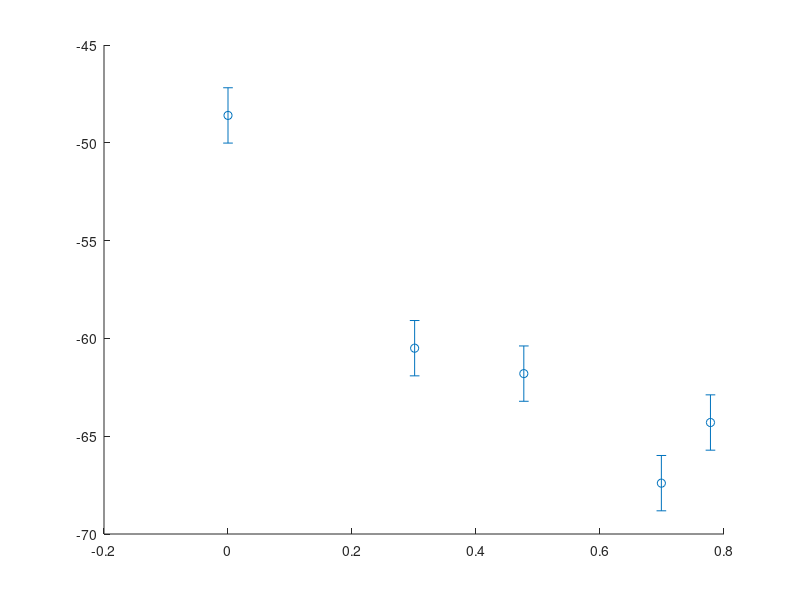

MATLAB code to generate this figure: (Note: this script raises an error after producing the figure.)
%% 1. Initialization and Data Setup
% Purpose: Clear workspace and define input data for calibration and
% trilateration, including RSSI measurements, anchor positions, and true
% position.
% Inputs: None (hardcoded example data).
% Outputs: 
%   - rssi_data: Calibration RSSI for each AP at specified distances.
%   - distances, log_distances: Calibration distances (meters) and their log10.
%   - rssi_variance: Variance of RSSI measurements (placeholder).
%   - los_nlos: LOS/NLOS flags (all LOS for simplicity).
%   - anchor_positions: (x, y) coordinates of APs.
%   - rssi_measured: Example RSSI measurements for trilateration.
%   - measured_pos: True position (3.5, 1.8) for visualization.
% Dependencies: None.
% Notes: 
%   - Replace rssi_data, anchor_positions, rssi_measured with actual data.
%   - Uncomment CSV loading for real calibration data.
clear all;
clc;

% Calibration RSSI data (dBm) for each AP at specified distances
% Format: [RSSI at 1m, 2m, 3m, 5m, 6m]
rssi_data.Dialog_4G_365  = [-48.6, -60.5, -61.8, -67.4, -64.3];
rssi_data.Dialog_4G_721  = [-41.7, -52.9, -55.5, -72.9, -64.5];
rssi_data.SLT_MOBITEL_4G = [-39.8, -53.4, -52.8, -68.3, -67.4];

% Calibration distances (meters)
distances = [1.0, 2.0, 3.0, 5.0, 6.0];

% Transform distances to log10 for regression
log_distances = log10(distances);

% Variance of RSSI measurements (placeholder; replace with actual data)
rssi_variance.Dialog_4G_365  = ones(size(distances)) * 2.0;
rssi_variance.Dialog_4G_721  = ones(size(distances)) * 2.0;
rssi_variance.SLT_MOBITEL_4G = ones(size(distances)) * 2.0;

% LOS/NLOS flags (1 for LOS, 0 for NLOS; all LOS for simplicity)
los_nlos.Dialog_4G_365  = ones(size(distances));
los_nlos.Dialog_4G_721  = ones(size(distances));
los_nlos.SLT_MOBITEL_4G = ones(size(distances));

% Optional: Load data from CSV (uncomment to use)
% Expected CSV format: columns 'distance', 'rssi1', 'rssi2', 'rssi3', 'var1', 'var2', 'var3', 'los_nlos1', 'los_nlos2', 'los_nlos3'
%{
data = readtable('rssi_data.csv');
distances = data.distance;
rssi_data.Dialog_4G_365  = data.rssi1;
rssi_data.Dialog_4G_721  = data.rssi2;
rssi_data.SLT_MOBITEL_4G = data.rssi3;
rssi_variance.Dialog_4G_365  = data.var1;
rssi_variance.Dialog_4G_721  = data.var2;
rssi_variance.SLT_MOBITEL_4G = data.var3;
los_nlos.Dialog_4G_365  = data.los_nlos1;
los_nlos.Dialog_4G_721  = data.los_nlos2;
los_nlos.SLT_MOBITEL_4G = data.los_nlos3;
log_distances = log10(distances);
%}

% Anchor positions (x, y) in meters (example; replace with actual)
anchor_positions = [
    0, 0;   % Dialog_4G_365
    10, 0;  % Dialog_4G_721
    5, 8    % SLT_MOBITEL_4G
];

% Example RSSI measurements from target device (dBm; replace with actual)
rssi_measured = [
    -55.0;  % Dialog_4G_365
    -60.0;  % Dialog_4G_721
    -58.0   % SLT_MOBITEL_4G
];

% Measured (true) position for visualization (meters)
measured_pos = [3.5, 1.8]; % [x, y]

% Define figure position (same for all figures)
fig_position = [100, 100, 600, 600]; % [left, bottom, width, height]

%% 2. Calibration of Path Loss Model
% Purpose: Calibrate the path loss model RSSI = A - 10*n*log10(d) for each
% AP by fitting a linear regression to RSSI vs. log10(Distance). Plot
% calibration results in two figures.
% Equation: RSSI = A - 10*n*log10(d)
% Reference: Whitehouse, K., et al. (2007). A Practical Evaluation of Radio
%   Signal Strength for Ranging-based Localization. ACM SIGMOBILE Mobile
%   Computing and Communications Review, 11(1), 41–52.
%   DOI: 10.1145/1232717.1232722 [Eq. (1)].
%   Elicit PDF: Available via ACM Digital Library; search "A Practical
%   Evaluation of Radio Signal Strength" on https://elicit.com.
% Inputs:
%   - rssi_data, log_distances, distances, rssi_variance, los_nlos: From Section 1.
% Outputs:
%   - calibration_results: Struct with A, n, and variances for each AP.
%   - Figures: 'rssi_log_distance.png', 'rssi_vs_distance.png'.
% Dependencies: Section 1 (data setup).

% Input validation
if isempty(distances) || length(distances) < 2
    error('At least two distance points are required for calibration.');
end
if any(cellfun(@isempty, struct2cell(rssi_data)))
    error('RSSI data for one or more APs is empty.');
end

% List of APs for iteration
ap_names = fieldnames(rssi_data);

% Arrays to store calibration results
calibration_results = struct();
A_values = zeros(length(ap_names), 1);
n_values = zeros(length(ap_names), 1);
rmse_values = zeros(length(ap_names), 1);

% Create figure for RSSI vs. log10(Distance)
figure('Position', fig_position);
hold on;

% Fit linear regression for each AP and plot
for i = 1:length(ap_names)
    ap_name = ap_names{i};
    rssi_values = rssi_data.(ap_name);
    variances = rssi_variance.(ap_name);
    los_flags = los_nlos.(ap_name);
    
    % Separate LOS and NLOS data (unused in current fit)
    los_idx = los_flags == 1;
    nlos_idx = los_flags == 0;
    
    % Fit all data with linear regression
    coeffs = polyfit(log_distances, rssi_values, 1);
    A = coeffs(2); % Intercept (P_0)
    slope = coeffs(1);
    n = -slope / 10.0; % Path loss exponent
    
    % Store calibration results
    A_values(i) = A;
    n_values(i) = n;
    calibration_results.(ap_name).A = A;
    calibration_results.(ap_name).n = n;
    calibration_results.(ap_name).variances = variances;
    
    % Predicted RSSI values
    y_pred = polyval(coeffs, log_distances);
    
    % Calculate RMSE
    rmse = sqrt(mean((rssi_values - y_pred).^2));
    rmse_values(i) = rmse;
    
    % Plot data points with error bars
    errorbar(log_distances, rssi_values, sqrt(variances), 'o', 'MarkerSize', 8, ...
        'DisplayName', [ap_name ' Data']);
    
    % Plot regression line
    plot(log_distances, y_pred, 'LineWidth', 2, ...
        'DisplayName', sprintf('%s Fit (A=%.1f, n=%.2f, RMSE=%.2f)', ap_name, A, n, rmse));
end

% Customize RSSI vs. log10(Distance) plot
xlabel('log10(Distance) (log10 meters)');
ylabel('RSSI (dBm)');
title('RSSI vs. log10(Distance) with Linear Regression');
legend('show', 'Location', 'best');
grid on;
hold off;

% Save RSSI vs. log10(Distance) plot
saveas(gcf, 'rssi_log_distance.png');

% Create figure for RSSI vs. Distance
figure('Position', fig_position);
hold on;
for i = 1:length(ap_names)
    ap_name = ap_names{i};
    rssi_values = rssi_data.(ap_name);
    variances = rssi_variance.(ap_name);
    A = calibration_results.(ap_name).A;
    n = calibration_results.(ap_name).n;
    
    % Plot measured data points with error bars
    errorbar(distances, rssi_values, sqrt(variances), 'o', 'MarkerSize', 8, ...
        'DisplayName', [ap_name ' Data']);
    
    % Plot fitted path loss model
    d_fine = 0.1:0.1:6.0; % Fine grid for smooth curve
    rssi_fit = A - 10 * n * log10(d_fine);
    plot(d_fine, rssi_fit, 'LineWidth', 2, ...
        'DisplayName', sprintf('%s Fit (A=%.1f, n=%.2f)', ap_name, A, n));
end

% Customize RSSI vs. Distance plot
xlabel('Distance (meters)');
ylabel('RSSI (dBm)');
title('RSSI vs. Distance with Path Loss Model');
legend('show', 'Location', 'best');
grid on;
hold off;

% Save RSSI vs. Distance plot
saveas(gcf, 'rssi_vs_distance.png');

% Print calibration results
fprintf('Calibration Results (Individual APs):\n');
for i = 1:length(ap_names)
    fprintf('%s: A = %.1f dBm, n = %.2f, RMSE = %.2f dBm\n', ...
        ap_names{i}, A_values(i), n_values(i), rmse_values(i));
end

% Calculate and print average A and n
average_A = mean(A_values);
average_n = mean(n_values);
fprintf('\nFinal Averages:\n');
fprintf('Average A = %.2f dBm\n', average_A);
fprintf('Average n = %.2f\n', average_n);

% Save calibration results
save('calibration_results.mat', 'calibration_results', 'average_A', 'average_n');

%% 3. Span Threshold Filtering
% Purpose: Simulate a time series of RSSI measurements for each AP (replace
% with actual data) and apply a moving average filter to reduce noise.
% Inputs:
%   - rssi_measured: Baseline RSSI values for simulation (from Section 1).
%   - ap_names: List of APs (from Section 2).
% Outputs:
%   - rssi_time_series: Simulated RSSI time series (num_APs x num_samples).
%   - rssi_filtered: Smoothed RSSI values (one per AP).
% Dependencies: Section 1 (rssi_measured), Section 7 (span_threshold_filter).
% Notes:
%   - Simulates 10 samples per AP with Gaussian noise (std = 2 dBm).
%   - Replace rssi_time_series with actual RSSI measurements.

% Simulate RSSI time series (replace with actual data)
num_samples = 10; % Number of RSSI samples per AP
rssi_noise_std = 2.0; % Standard deviation of RSSI noise (dBm)
rssi_time_series = zeros(length(ap_names), num_samples);
for i = 1:length(ap_names)
    rssi_time_series(i, :) = rssi_measured(i) + rssi_noise_std * randn(1, num_samples);
end

% Apply Span Threshold Filter
span = 3; % Filter window size (adjustable)
rssi_filtered = zeros(length(ap_names), 1);
for i = 1:length(ap_names)
    rssi_filtered(i) = span_threshold_filter(rssi_time_series(i, :), span);
end

%% 4. Distance Estimation
% Purpose: Convert unfiltered and filtered RSSI measurements to distances
% using the calibrated path loss model d = 10^((A - RSSI)/(10*n)).
% Equation: d = 10^((A - RSSI)/(10*n))
% Reference: Whitehouse, K., et al. (2007). A Practical Evaluation of Radio
%   Signal Strength for Ranging-based Localization. ACM SIGMOBILE Mobile
%   Computing and Communications Review, 11(1), 41–52.
%   DOI: 10.1145/1232717.1232722 [Eq. (1)].
%   Elicit PDF: Available via ACM Digital Library; search "A Practical
%   Evaluation of Radio Signal Strength" on https://elicit.com.
% Inputs:
%   - rssi_measured, rssi_filtered: Unfiltered and filtered RSSI (Sections 1, 3).
%   - calibration_results, ap_names: Calibration parameters (Section 2).
% Outputs:
%   - distances_est: Estimated distances from unfiltered RSSI.
%   - distances_est_filtered: Estimated distances from filtered RSSI.
% Dependencies: Section 2 (calibration_results), Section 3 (rssi_filtered),
%   Section 7 (rssi_to_distance).

% Convert unfiltered RSSI to distances
distances_est = zeros(length(ap_names), 1);
for i = 1:length(ap_names)
    ap_name = ap_names{i};
    A = calibration_results.(ap_name).A;
    n = calibration_results.(ap_name).n;
    distances_est(i) = rssi_to_distance(rssi_measured(i), A, n);
end

% Convert filtered RSSI to distances
distances_est_filtered = zeros(length(ap_names), 1);
for i = 1:length(ap_names)
    ap_name = ap_names{i};
    A = calibration_results.(ap_name).A;
    n = calibration_results.(ap_name).n;
    distances_est_filtered(i) = rssi_to_distance(rssi_filtered(i), A, n);
end

%% 5. Basic Trilateration (Unfiltered and Filtered)
% Purpose: Estimate the target position using Basic Trilateration with
% unfiltered and filtered RSSI distances. Solve a linear system A*x = b.
% Equation: A * [x, y]^T = b
% Reference: Savvides, A., et al. (2001). Dynamic Fine-Grained Localization in
%   Ad-Hoc Networks of Sensors. Proceedings of MobiCom ’01, 166–179.
%   DOI: 10.1145/381677.381693 [Eq. (3)].
%   Elicit PDF: Available via ACM Digital Library; search "Dynamic Fine-Grained
%   Localization" on https://elicit.com.
% Inputs:
%   - anchor_positions, measured_pos: From Section 1.
%   - distances_est, distances_est_filtered: From Section 4.
% Outputs:
%   - pos_est_basic: Estimated position (unfiltered).
%   - pos_est_basic_filtered: Estimated position (filtered).
%   - Figures: 'basic_trilateration_result.png', 'basic_trilateration_filtered.png'.
% Dependencies: Section 1 (anchor_positions, measured_pos), Section 4 (distances).

% Formulate linear system: A * [x, y]^T = b
A = 2 * [(anchor_positions(1,1) - anchor_positions(2,1)), (anchor_positions(1,2) - anchor_positions(2,2));
         (anchor_positions(1,1) - anchor_positions(3,1)), (anchor_positions(1,2) - anchor_positions(3,2))];

% Basic Trilateration (Unfiltered)
b = [(anchor_positions(1,1)^2 + anchor_positions(1,2)^2 - distances_est(1)^2) - ...
     (anchor_positions(2,1)^2 + anchor_positions(2,2)^2 - distances_est(2)^2);
     (anchor_positions(1,1)^2 + anchor_positions(1,2)^2 - distances_est(1)^2) - ...
     (anchor_positions(3,1)^2 + anchor_positions(3,2)^2 - distances_est(3)^2)];

% Solve linear system
if rank(A) == 2 % Check if A is invertible
    pos_est_basic = A \ b; % [x, y]
else
    warning('Anchors are collinear; using pseudo-inverse.');
    pos_est_basic = pinv(A) * b;
end

% Basic Trilateration (Filtered)
b_filtered = [(anchor_positions(1,1)^2 + anchor_positions(1,2)^2 - distances_est_filtered(1)^2) - ...
              (anchor_positions(2,1)^2 + anchor_positions(2,2)^2 - distances_est_filtered(2)^2);
              (anchor_positions(1,1)^2 + anchor_positions(1,2)^2 - distances_est_filtered(1)^2) - ...
              (anchor_positions(3,1)^2 + anchor_positions(3,2)^2 - distances_est_filtered(3)^2)];

if rank(A) == 2
    pos_est_basic_filtered = A \ b_filtered; % [x, y]
else
    warning('Anchors are collinear; using pseudo-inverse.');
    pos_est_basic_filtered = pinv(A) * b_filtered;
end

% Plot Basic Trilateration Result (Unfiltered)
figure('Position', fig_position);
plot(anchor_positions(:,1), anchor_positions(:,2), 'ks', 'MarkerSize', 10, ...
    'MarkerFaceColor', 'k', 'DisplayName', 'Anchors');
hold on;
plot(pos_est_basic(1), pos_est_basic(2), 'bo', 'MarkerSize', 10, 'MarkerFaceColor', 'b', ...
    'DisplayName', 'Estimated Position (Basic)');
plot(measured_pos(1), measured_pos(2), 'g*', 'MarkerSize', 12, 'LineWidth', 2, ...
    'DisplayName', 'Measured Position');
xlabel('X (meters)');
ylabel('Y (meters)');
title('Basic Trilateration Result (Unfiltered)');
legend('show', 'Location', 'best');
grid on;
axis equal;
hold off;
saveas(gcf, 'basic_trilateration_result.png');

% Plot Basic Trilateration Result (Filtered)
figure('Position', fig_position);
plot(anchor_positions(:,1), anchor_positions(:,2), 'ks', 'MarkerSize', 10, ...
    'MarkerFaceColor', 'k', 'DisplayName', 'Anchors');
hold on;
plot(pos_est_basic_filtered(1), pos_est_basic_filtered(2), 'bo', 'MarkerSize', 10, 'MarkerFaceColor', 'b', ...
    'DisplayName', 'Estimated Position (Basic, Filtered)');
plot(measured_pos(1), measured_pos(2), 'g*', 'MarkerSize', 12, 'LineWidth', 2, ...
    'DisplayName', 'Measured Position');
xlabel('X (meters)');
ylabel('Y (meters)');
title('Basic Trilateration Result (Filtered)');
legend('show', 'Location', 'best');
grid on;
axis equal;
hold off;
saveas(gcf, 'basic_trilateration_filtered.png');

% Print Basic Trilateration Results
fprintf('\nBasic Trilateration Result (Unfiltered):\n');
fprintf('Measured Position: (%.2f, %.2f) meters\n', measured_pos(1), measured_pos(2));
fprintf('Estimated Position: (%.2f, %.2f) meters\n', pos_est_basic(1), pos_est_basic(2));
fprintf('\nBasic Trilateration Result (Filtered):\n');
fprintf('Measured Position: (%.2f, %.2f) meters\n', measured_pos(1), measured_pos(2));
fprintf('Estimated Position: (%.2f, %.2f) meters\n', pos_est_basic_filtered(1), pos_est_basic_filtered(2));

%% 6. WLS Trilateration (Unfiltered and Filtered)
% Purpose: Estimate the target position using Weighted Least Squares (WLS)
% Trilateration with unfiltered and filtered RSSI distances. Uses numerical
% optimization (fmincon) to minimize the cost function:
%   S(x, y) = sum_{i=1}^3 w_i * (sqrt((x - x_i)^2 + (y - y_i)^2) - d_i)^2
% Reference: Li, Z., Zhang, Y., & Li, D. (2020). An Improved Weighted Least
%   Squares Method for Mobile Positioning in NLOS Environments. IEEE Access,
%   8, 193607–193616. DOI: 10.1109/ACCESS.2020.3032803 [Eq. (7)].
%   Elicit PDF: Available via IEEE Xplore; search "An Improved Weighted Least
%   Squares Method for Mobile Positioning" on https://elicit.com.
% Weights are computed as:
%   w_i = 1 / sigma_d_i^2, where sigma_d_i = d_i * (ln(10) / (10 * n_i)) * sigma_RSSI
% Reference: Pivato, P., Palopoli, L., & Petri, D. (2011). Accuracy of RSS-Based
%   Centroid Localization Algorithms in an Indoor Environment. IEEE Transactions
%   on Instrumentation and Measurement, 60(10), 3451–3460.
%   DOI: 10.1109/TIM.2011.2134890 [Eq. (12)].
%   Elicit PDF: Available via IEEE Xplore; search "Accuracy of RSS-Based
%   Centroid Localization" on https://elicit.com.
% Inputs:
%   - anchor_positions, measured_pos: From Section 1.
%   - distances_est, distances_est_filtered: From Section 4.
%   - calibration_results, ap_names: From Section 2.
% Outputs:
%   - pos_est_wls: Estimated position (unfiltered).
%   - pos_est_wls_filtered: Estimated position (filtered).
%   - Figures: 'wls_trilateration_result.png', 'wls_trilateration_filtered.png'.
% Dependencies: Section 1, 2, 4, 7 (wls_cost).

% WLS Trilateration (Unfiltered)
% Step 1: Compute weights based on distance uncertainties
weights = zeros(length(ap_names), 1);
for i = 1:length(ap_names)
    ap_name = ap_names{i};
    A = calibration_results.(ap_name).A;
    n = calibration_results.(ap_name).n;
    variances = calibration_results.(ap_name).variances;
    % RSSI standard deviation (mean of sqrt(variances))
    sigma_rssi = mean(sqrt(variances));
    % Distance uncertainty: sigma_d_i = d_i * (ln(10) / (10 * n_i)) * sigma_RSSI
    sigma_d = distances_est(i) * (log(10) / (10 * n)) * sigma_rssi;
    % Weight: w_i = 1 / sigma_d_i^2
    weights(i) = 1 / (sigma_d^2);
end

% Step 2: Set up numerical optimization
initial_guess = mean(anchor_positions, 1); % Centroid of anchors
options = optimoptions('fmincon', 'Display', 'off');

% Step 3: Minimize S(x, y) using numerical optimization (Unfiltered)
[pos_est_wls, ~] = fmincon(@(pos) wls_cost(pos, anchor_positions, distances_est, weights), ...
    initial_guess, [], [], [], [], [], [], [], options);

% WLS Trilateration (Filtered)
% Step 1: Compute weights for filtered distances
weights_filtered = zeros(length(ap_names), 1);
for i = 1:length(ap_names)
    ap_name = ap_names{i};
    A = calibration_results.(ap_name).A;
    n = calibration_results.(ap_name).n;
    variances = calibration_results.(ap_name).variances;
    sigma_rssi = mean(sqrt(variances));
    sigma_d = distances_est_filtered(i) * (log(10) / (10 * n)) * sigma_rssi;
    weights_filtered(i) = 1 / (sigma_d^2);
end

% Step 2: Minimize S(x, y) using numerical optimization (Filtered)
[pos_est_wls_filtered, ~] = fmincon(@(pos) wls_cost(pos, anchor_positions, distances_est_filtered, weights_filtered), ...
    initial_guess, [], [], [], [], [], [], [], options);

% Step 3: Plot WLS Trilateration Result (Unfiltered)
figure('Position', fig_position);
plot(anchor_positions(:,1), anchor_positions(:,2), 'ks', 'MarkerSize', 10, ...
    'MarkerFaceColor', 'k', 'DisplayName', 'Anchors');
hold on;
plot(pos_est_wls(1), pos_est_wls(2), 'ro', 'MarkerSize', 10, 'MarkerFaceColor', 'r', ...
    'DisplayName', 'Estimated Position (WLS)');
plot(measured_pos(1), measured_pos(2), 'g*', 'MarkerSize', 12, 'LineWidth', 2, ...
    'DisplayName', 'Measured Position');
xlabel('X (meters)');
ylabel('Y (meters)');
title('WLS Trilateration Result (Unfiltered)');
legend('show', 'Location', 'best');
grid on;
axis equal;
hold off;
saveas(gcf, 'wls_trilateration_result.png');

% Plot WLS Trilateration Result (Filtered)
figure('Position', fig_position);
plot(anchor_positions(:,1), anchor_positions(:,2), 'ks', 'MarkerSize', 10, ...
    'MarkerFaceColor', 'k', 'DisplayName', 'Anchors');
hold on;
plot(pos_est_wls_filtered(1), pos_est_wls_filtered(2), 'ro', 'MarkerSize', 10, 'MarkerFaceColor', 'r', ...
    'DisplayName', 'Estimated Position (WLS, Filtered)');
plot(measured_pos(1), measured_pos(2), 'g*', 'MarkerSize', 12, 'LineWidth', 2, ...
    'DisplayName', 'Measured Position');
xlabel('X (meters)');
ylabel('Y (meters)');
title('WLS Trilateration Result (Filtered)');
legend('show', 'Location', 'best');
grid on;
axis equal;
hold off;
saveas(gcf, 'wls_trilateration_filtered.png');

% Step 4: Print WLS Trilateration Results
fprintf('\nWLS Trilateration Result (Unfiltered):\n');
fprintf('Measured Position: (%.2f, %.2f) meters\n', measured_pos(1), measured_pos(2));
fprintf('Estimated Position: (%.2f, %.2f) meters\n', pos_est_wls(1), pos_est_wls(2));
fprintf('\nWLS Trilateration Result (Filtered):\n');
fprintf('Measured Position: (%.2f, %.2f) meters\n', measured_pos(1), measured_pos(2));
fprintf('Estimated Position: (%.2f, %.2f) meters\n', pos_est_wls_filtered(1), pos_est_wls_filtered(2));

%% 7. Function Definitions
% Purpose: Define helper functions for RSSI-to-distance conversion, WLS cost
% function, and span threshold filtering.
% Inputs: Called by Sections 3, 4, 5, 6.
% Outputs: Function results (distances, costs, filtered RSSI).
% Dependencies: None.

function d = rssi_to_distance(rssi, A, n)
    % Convert RSSI to distance using the path loss model
    % Equation: d = 10^((A - RSSI)/(10*n))
    % Reference: Whitehouse, K., et al. (2007). A Practical Evaluation of
    %   Radio Signal Strength for Ranging-based Localization. ACM SIGMOBILE
    %   Mobile Computing and Communications Review, 11(1), 41–52.
    %   DOI: 10.1145/1232717.1232722 [Eq. (1)].
    %   Elicit PDF: Available via ACM Digital Library; search "A Practical
    %   Evaluation of Radio Signal Strength" on https://elicit.com.
    % Inputs:
    %   - rssi: RSSI value (dBm)
    %   - A: Reference RSSI at 1m (dBm)
    %   - n: Path loss exponent
    % Output: d: Estimated distance (meters)
    d = 10.^((A - rssi) / (10 * n));
end

function cost = wls_cost(pos, anchors, distances, weights)
    % WLS cost function for trilateration
    % Equation: S(x, y) = sum_{i=1}^3 w_i * (sqrt((x - x_i)^2 + (y - y_i)^2) - d_i)^2
    % Reference: Li, Z., Zhang, Y., & Li, D. (2020). An Improved Weighted
    %   Least Squares Method for Mobile Positioning in NLOS Environments.
    %   IEEE Access, 8, 193607–193616. DOI: 10.1109/ACCESS.2020.3032803 [Eq. (7)].
    %   Elicit PDF: Available via IEEE Xplore; search "An Improved Weighted
    %   Least Squares Method for Mobile Positioning" on https://elicit.com.
    % Inputs:
    %   - pos: Estimated position [x, y]
    %   - anchors: Anchor positions (num_APs x 2)
    %   - distances: Estimated distances (num_APs x 1)
    %   - weights: Weights w_i = 1 / sigma_d_i^2 (num_APs x 1)
    % Output: cost: Weighted sum of squared errors
    x = pos(1);
    y = pos(2);
    est_distances = sqrt(sum((anchors - [x, y]).^2, 2));
    errors = est_distances - distances;
    cost = sum(weights .* errors.^2);
end

function rssi_filtered = span_threshold_filter(rssi_series, span)
    % Apply moving average filter to RSSI time series
    % Inputs:
    %   - rssi_series: RSSI measurements over time (1 x num_samples)
    %   - span: Filter window size
    % Output: rssi_filtered: Smoothed RSSI value
    window = ones(span, 1) / span;
    rssi_smoothed = filter(window, 1, rssi_series);
    rssi_filtered = rssi_smoothed(end);
end
